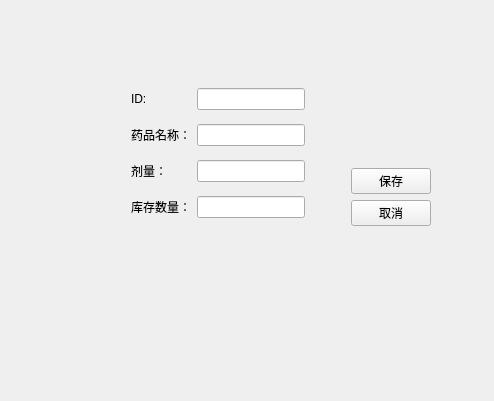
<?xml version="1.0" encoding="UTF-8"?>
<ui version="4.0">
 <class>MedicineditView</class>
 <widget class="QWidget" name="MedicineditView">
  <property name="geometry">
   <rect>
    <x>0</x>
    <y>0</y>
    <width>494</width>
    <height>401</height>
   </rect>
  </property>
  <property name="windowTitle">
   <string>药品管理界面</string>
  </property>
  <widget class="QWidget" name="layoutWidget">
   <property name="geometry">
    <rect>
     <x>60</x>
     <y>80</y>
     <width>371</width>
     <height>291</height>
    </rect>
   </property>
   <layout class="QGridLayout" name="gridLayout_2">
    <item row="0" column="0" rowspan="2" colspan="2">
     <layout class="QHBoxLayout" name="horizontalLayout_2">
      <item>
       <spacer name="horizontalSpacer">
        <property name="orientation">
         <enum>Qt::Horizontal</enum>
        </property>
        <property name="sizeHint" stdset="0">
         <size>
          <width>40</width>
          <height>20</height>
         </size>
        </property>
       </spacer>
      </item>
      <item>
       <layout class="QHBoxLayout" name="horizontalLayout">
        <item>
         <layout class="QGridLayout" name="gridLayout">
          <item row="1" column="1">
           <widget class="QLineEdit" name="dbEditName"/>
          </item>
          <item row="3" column="1">
           <widget class="QLineEdit" name="dbEditLastnum"/>
          </item>
          <item row="2" column="1">
           <widget class="QLineEdit" name="dbEditNum"/>
          </item>
          <item row="2" column="0">
           <widget class="QLabel" name="label_8">
            <property name="text">
             <string>剂量：</string>
            </property>
           </widget>
          </item>
          <item row="1" column="0">
           <widget class="QLabel" name="label_2">
            <property name="text">
             <string>药品名称：</string>
            </property>
           </widget>
          </item>
          <item row="0" column="0">
           <widget class="QLabel" name="label">
            <property name="text">
             <string>ID:</string>
            </property>
           </widget>
          </item>
          <item row="0" column="1">
           <widget class="QLineEdit" name="dbEditID"/>
          </item>
          <item row="3" column="0">
           <widget class="QLabel" name="label_10">
            <property name="text">
             <string>库存数量：</string>
            </property>
           </widget>
          </item>
         </layout>
        </item>
        <item>
         <spacer name="horizontalSpacer_3">
          <property name="orientation">
           <enum>Qt::Horizontal</enum>
          </property>
          <property name="sizeHint" stdset="0">
           <size>
            <width>40</width>
            <height>20</height>
           </size>
          </property>
         </spacer>
        </item>
        <item>
         <layout class="QVBoxLayout" name="verticalLayout">
          <item>
           <spacer name="verticalSpacer">
            <property name="orientation">
             <enum>Qt::Vertical</enum>
            </property>
            <property name="sizeHint" stdset="0">
             <size>
              <width>20</width>
              <height>40</height>
             </size>
            </property>
           </spacer>
          </item>
          <item>
           <widget class="QPushButton" name="pushButton">
            <property name="text">
             <string>保存</string>
            </property>
           </widget>
          </item>
          <item>
           <widget class="QPushButton" name="pushButton_2">
            <property name="text">
             <string>取消</string>
            </property>
           </widget>
          </item>
         </layout>
        </item>
       </layout>
      </item>
     </layout>
    </item>
    <item row="1" column="1">
     <spacer name="verticalSpacer_3">
      <property name="orientation">
       <enum>Qt::Vertical</enum>
      </property>
      <property name="sizeHint" stdset="0">
       <size>
        <width>20</width>
        <height>68</height>
       </size>
      </property>
     </spacer>
    </item>
    <item row="2" column="1">
     <spacer name="verticalSpacer_2">
      <property name="orientation">
       <enum>Qt::Vertical</enum>
      </property>
      <property name="sizeHint" stdset="0">
       <size>
        <width>20</width>
        <height>68</height>
       </size>
      </property>
     </spacer>
    </item>
   </layout>
  </widget>
 </widget>
 <resources/>
 <connections/>
</ui>
